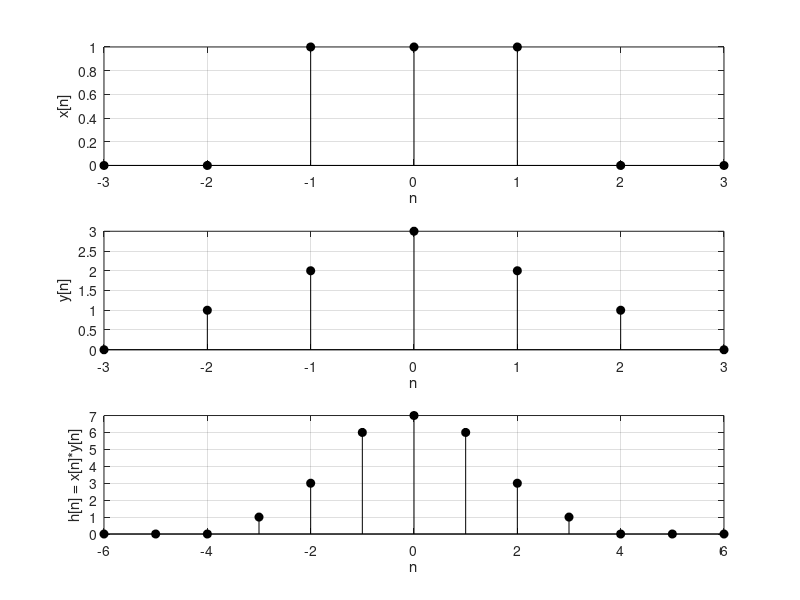

Source code (MATLAB):
x = [0 0 1 1 1 0 0];
y = [0 1 2 3 2 1 0];
h = conv2(x,y);
n=0:6;subplot(3,1,1);stem(n-3,x,'-k','filled');grid;xlabel('n');ylabel('x[n]')
n=0:6;subplot(3,1,2);stem(n-3,y,'-k','filled');grid;xlabel('n');ylabel('y[n]')
n=0:12;subplot(3,1,3);stem(n-6,h,'-k','filled');grid;xlabel('n');ylabel('h[n] = x[n]*y[n]')
